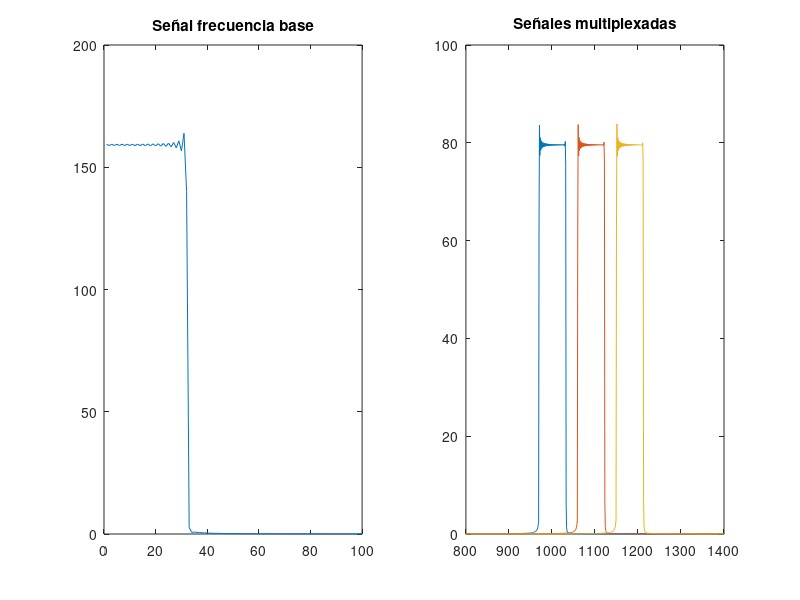

The MATLAB source for this figure:
tic
tiempo = -0.5:1/1e4:0.5;frecuenciaInformacion = 10;
frecuenciaModulacion = 1e3 ;frecuenciaModulacionDos = 1.09e3;...
    frecuenciaModulacionTres = 1.18e3;


informacion = sinc(2*pi*tiempo*frecuenciaInformacion);
informacionDos = sinc(2*pi*tiempo*frecuenciaInformacion);
informacionTres = sinc(2*pi*tiempo*frecuenciaInformacion);

portadora = cos(2*pi*tiempo*frecuenciaModulacion);
portadoraDos = cos(2*pi*tiempo*frecuenciaModulacionDos);
portadoraTres = cos(2*pi*tiempo*frecuenciaModulacionTres);

senalModulada = portadora.*informacion;
senalModuladaDos = portadoraDos.*informacionDos;
senalModuladaTres = portadoraTres.*informacionTres;

espectroInformacion = fft(informacion);
espectroPortadora = fft(portadora);

espectroSenal = fft(senalModulada);
espectroSenalDos = fft(senalModuladaDos);
espectroSenalTres = fft(senalModuladaTres);

figure(1)
subplot(1,2,1)
plot(abs(espectroInformacion)); hold on; xlim ([0 100])
title('Señal frecuencia base')
subplot(1,2,2)
plot(abs(espectroSenal)); hold on;
plot(abs(espectroSenalDos)); hold on;
plot(abs(espectroSenalTres)); hold off; xlim([800 1400]);
title('Señales multiplexadas')


toc